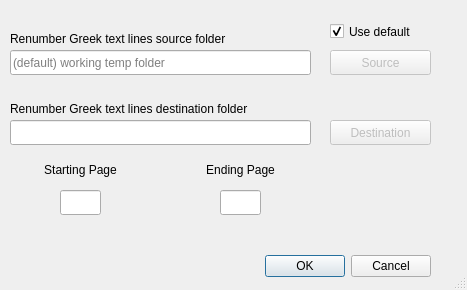
<?xml version="1.0" encoding="UTF-8"?>
<ui version="4.0">
 <class>renumbergreektextlinesDialog</class>
 <widget class="QDialog" name="renumbergreektextlinesDialog">
  <property name="windowModality">
   <enum>Qt::ApplicationModal</enum>
  </property>
  <property name="geometry">
   <rect>
    <x>0</x>
    <y>0</y>
    <width>467</width>
    <height>290</height>
   </rect>
  </property>
  <property name="windowTitle">
   <string>Renumber Greek text lines</string>
  </property>
  <property name="sizeGripEnabled">
   <bool>true</bool>
  </property>
  <widget class="QDialogButtonBox" name="buttonBox">
   <property name="geometry">
    <rect>
     <x>260</x>
     <y>250</y>
     <width>171</width>
     <height>32</height>
    </rect>
   </property>
   <property name="orientation">
    <enum>Qt::Horizontal</enum>
   </property>
   <property name="standardButtons">
    <set>QDialogButtonBox::Cancel|QDialogButtonBox::Ok</set>
   </property>
  </widget>
  <widget class="QLineEdit" name="SourceLineEdit">
   <property name="geometry">
    <rect>
     <x>10</x>
     <y>50</y>
     <width>301</width>
     <height>25</height>
    </rect>
   </property>
   <property name="placeholderText">
    <string>(default) working temp folder</string>
   </property>
  </widget>
  <widget class="QPushButton" name="SourceButton">
   <property name="enabled">
    <bool>false</bool>
   </property>
   <property name="geometry">
    <rect>
     <x>330</x>
     <y>50</y>
     <width>101</width>
     <height>25</height>
    </rect>
   </property>
   <property name="text">
    <string>Source</string>
   </property>
   <property name="icon">
    <iconset resource="../UI_Icons.qrc">
     <normaloff>:/Icons/Icons/tiff-file.png</normaloff>:/Icons/Icons/tiff-file.png</iconset>
   </property>
  </widget>
  <widget class="QPushButton" name="DestinationButton">
   <property name="enabled">
    <bool>false</bool>
   </property>
   <property name="geometry">
    <rect>
     <x>330</x>
     <y>120</y>
     <width>101</width>
     <height>25</height>
    </rect>
   </property>
   <property name="text">
    <string>Destination</string>
   </property>
   <property name="icon">
    <iconset resource="../UI_Icons.qrc">
     <normaloff>:/Icons/Icons/tiff-file.png</normaloff>:/Icons/Icons/tiff-file.png</iconset>
   </property>
  </widget>
  <widget class="QLineEdit" name="DestinationLineEdit">
   <property name="geometry">
    <rect>
     <x>10</x>
     <y>120</y>
     <width>301</width>
     <height>25</height>
    </rect>
   </property>
  </widget>
  <widget class="QLabel" name="SourceLabel">
   <property name="geometry">
    <rect>
     <x>10</x>
     <y>30</y>
     <width>281</width>
     <height>17</height>
    </rect>
   </property>
   <property name="text">
    <string>Renumber Greek text lines source folder</string>
   </property>
  </widget>
  <widget class="QLabel" name="DestinationLabel">
   <property name="geometry">
    <rect>
     <x>10</x>
     <y>100</y>
     <width>311</width>
     <height>17</height>
    </rect>
   </property>
   <property name="text">
    <string>Renumber Greek text lines destination folder</string>
   </property>
  </widget>
  <widget class="QCheckBox" name="defaultsrcBox">
   <property name="geometry">
    <rect>
     <x>330</x>
     <y>20</y>
     <width>101</width>
     <height>23</height>
    </rect>
   </property>
   <property name="text">
    <string>Use default</string>
   </property>
   <property name="checked">
    <bool>true</bool>
   </property>
  </widget>
  <widget class="QLabel" name="EndPageLabel">
   <property name="geometry">
    <rect>
     <x>190</x>
     <y>160</y>
     <width>101</width>
     <height>20</height>
    </rect>
   </property>
   <property name="text">
    <string>Ending Page</string>
   </property>
   <property name="alignment">
    <set>Qt::AlignCenter</set>
   </property>
  </widget>
  <widget class="QLabel" name="StartPageLabel">
   <property name="geometry">
    <rect>
     <x>30</x>
     <y>160</y>
     <width>101</width>
     <height>20</height>
    </rect>
   </property>
   <property name="text">
    <string>Starting Page</string>
   </property>
   <property name="alignment">
    <set>Qt::AlignCenter</set>
   </property>
  </widget>
  <widget class="QLineEdit" name="StartPageLineEdit">
   <property name="geometry">
    <rect>
     <x>60</x>
     <y>190</y>
     <width>41</width>
     <height>25</height>
    </rect>
   </property>
  </widget>
  <widget class="QLineEdit" name="EndPageLineEdit">
   <property name="geometry">
    <rect>
     <x>220</x>
     <y>190</y>
     <width>41</width>
     <height>25</height>
    </rect>
   </property>
  </widget>
 </widget>
 <resources>
  <include location="../UI_Icons.qrc"/>
 </resources>
 <connections>
  <connection>
   <sender>buttonBox</sender>
   <signal>accepted()</signal>
   <receiver>renumbergreektextlinesDialog</receiver>
   <slot>accept()</slot>
   <hints>
    <hint type="sourcelabel">
     <x>248</x>
     <y>254</y>
    </hint>
    <hint type="destinationlabel">
     <x>157</x>
     <y>274</y>
    </hint>
   </hints>
  </connection>
  <connection>
   <sender>buttonBox</sender>
   <signal>rejected()</signal>
   <receiver>renumbergreektextlinesDialog</receiver>
   <slot>reject()</slot>
   <hints>
    <hint type="sourcelabel">
     <x>316</x>
     <y>260</y>
    </hint>
    <hint type="destinationlabel">
     <x>286</x>
     <y>274</y>
    </hint>
   </hints>
  </connection>
 </connections>
</ui>
